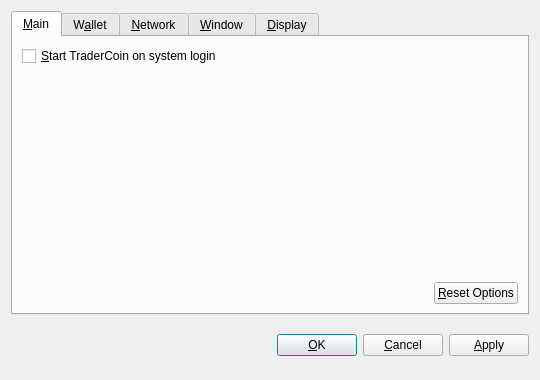
<?xml version="1.0" encoding="UTF-8"?>
<ui version="4.0">
 <class>OptionsDialog</class>
 <widget class="QDialog" name="OptionsDialog">
  <property name="geometry">
   <rect>
    <x>0</x>
    <y>0</y>
    <width>540</width>
    <height>380</height>
   </rect>
  </property>
  <property name="windowTitle">
   <string>Options</string>
  </property>
  <property name="modal">
   <bool>true</bool>
  </property>
  <layout class="QVBoxLayout" name="verticalLayout">
   <item>
    <widget class="QTabWidget" name="tabWidget">
     <property name="tabPosition">
      <enum>QTabWidget::North</enum>
     </property>
     <property name="currentIndex">
      <number>0</number>
     </property>
     <widget class="QWidget" name="tabMain">
      <attribute name="title">
       <string>&amp;Main</string>
      </attribute>
      <layout class="QVBoxLayout" name="verticalLayout_Main">
       <item>
        <widget class="QCheckBox" name="bitcoinAtStartup">
         <property name="toolTip">
          <string>Automatically start TraderCoin after logging in to the system.</string>
         </property>
         <property name="text">
          <string>&amp;Start TraderCoin on system login</string>
         </property>
        </widget>
       </item>
       <item>
        <spacer name="verticalSpacer_Main">
         <property name="orientation">
          <enum>Qt::Vertical</enum>
         </property>
         <property name="sizeHint" stdset="0">
          <size>
           <width>20</width>
           <height>40</height>
          </size>
         </property>
        </spacer>
       </item>
       <item>
        <layout class="QHBoxLayout" name="horizontalLayout_2_Main">
         <item>
          <spacer name="horizontalSpacer_2_Main">
           <property name="orientation">
            <enum>Qt::Horizontal</enum>
           </property>
           <property name="sizeHint" stdset="0">
            <size>
             <width>40</width>
             <height>20</height>
            </size>
           </property>
          </spacer>
         </item>
         <item>
          <widget class="QPushButton" name="resetButton">
           <property name="toolTip">
            <string>Reset all client options to default.</string>
           </property>
           <property name="text">
            <string>&amp;Reset Options</string>
           </property>
           <property name="autoDefault">
            <bool>false</bool>
           </property>
          </widget>
         </item>
        </layout>
       </item>
      </layout>
     </widget>
     <widget class="QWidget" name="tabWallet">
      <attribute name="title">
       <string>W&amp;allet</string>
      </attribute>
      <layout class="QVBoxLayout" name="verticalLayout_Network">
       <item>
        <widget class="QLabel" name="transactionFeeInfoLabel">
         <property name="text">
          <string>Optional transaction fee per kB that helps make sure your transactions are processed quickly. Most transactions are 1 kB.</string>
         </property>
         <property name="textFormat">
          <enum>Qt::PlainText</enum>
         </property>
         <property name="wordWrap">
          <bool>true</bool>
         </property>
        </widget>
       </item>
       <item>
        <layout class="QHBoxLayout" name="horizontalLayout_1_Main">
         <item>
          <widget class="QLabel" name="transactionFeeLabel">
           <property name="text">
            <string>Pay transaction &amp;fee</string>
           </property>
           <property name="textFormat">
            <enum>Qt::PlainText</enum>
           </property>
           <property name="buddy">
            <cstring>transactionFee</cstring>
           </property>
          </widget>
         </item>
         <item>
          <widget class="BitcoinAmountField" name="transactionFee"/>
         </item>
         <item>
          <spacer name="horizontalSpacer_1_Main">
           <property name="orientation">
            <enum>Qt::Horizontal</enum>
           </property>
           <property name="sizeHint" stdset="0">
            <size>
             <width>40</width>
             <height>20</height>
            </size>
           </property>
          </spacer>
         </item>
        </layout>
       </item>
       <item>
        <widget class="QLabel" name="label">
         <property name="text">
          <string>If you disable the spending of unconfirmed change, the change from a transaction cannot be used until that transaction has at least one confirmation. This also affects how your balance is computed.</string>
         </property>
         <property name="wordWrap">
          <bool>true</bool>
         </property>
        </widget>
       </item>
       <item>
        <widget class="QCheckBox" name="spendZeroConfChange">
         <property name="text">
          <string>Spend unconfirmed change  (experts only)</string>
         </property>
        </widget>
       </item>
       <item>
        <spacer name="verticalSpacer">
         <property name="orientation">
          <enum>Qt::Vertical</enum>
         </property>
         <property name="sizeHint" stdset="0">
          <size>
           <width>20</width>
           <height>40</height>
          </size>
         </property>
        </spacer>
       </item>
      </layout>
     </widget>
     <widget class="QWidget" name="tabNetwork">
      <attribute name="title">
       <string>&amp;Network</string>
      </attribute>
      <layout class="QVBoxLayout" name="verticalLayout_Network">
       <item>
        <widget class="QCheckBox" name="mapPortUpnp">
         <property name="toolTip">
          <string>Automatically open the TraderCoin client port on the router. This only works when your router supports UPnP and it is enabled.</string>
         </property>
         <property name="text">
          <string>Map port using &amp;UPnP</string>
         </property>
        </widget>
       </item>
       <item>
        <widget class="QCheckBox" name="connectSocks">
         <property name="toolTip">
          <string>Connect to the TraderCoin network through a SOCKS proxy (e.g. when connecting through Tor).</string>
         </property>
         <property name="text">
          <string>&amp;Connect through SOCKS proxy:</string>
         </property>
        </widget>
       </item>
       <item>
        <layout class="QHBoxLayout" name="horizontalLayout_Network">
         <item>
          <widget class="QLabel" name="proxyIpLabel">
           <property name="text">
            <string>Proxy &amp;IP:</string>
           </property>
           <property name="textFormat">
            <enum>Qt::PlainText</enum>
           </property>
           <property name="buddy">
            <cstring>proxyIp</cstring>
           </property>
          </widget>
         </item>
         <item>
          <widget class="QValidatedLineEdit" name="proxyIp">
           <property name="maximumSize">
            <size>
             <width>140</width>
             <height>16777215</height>
            </size>
           </property>
           <property name="toolTip">
            <string>IP address of the proxy (e.g. 127.0.0.1)</string>
           </property>
          </widget>
         </item>
         <item>
          <widget class="QLabel" name="proxyPortLabel">
           <property name="text">
            <string>&amp;Port:</string>
           </property>
           <property name="textFormat">
            <enum>Qt::PlainText</enum>
           </property>
           <property name="buddy">
            <cstring>proxyPort</cstring>
           </property>
          </widget>
         </item>
         <item>
          <widget class="QLineEdit" name="proxyPort">
           <property name="maximumSize">
            <size>
             <width>55</width>
             <height>16777215</height>
            </size>
           </property>
           <property name="toolTip">
            <string>Port of the proxy (e.g. 9050)</string>
           </property>
          </widget>
         </item>
         <item>
          <widget class="QLabel" name="socksVersionLabel">
           <property name="text">
            <string>SOCKS &amp;Version:</string>
           </property>
           <property name="textFormat">
            <enum>Qt::PlainText</enum>
           </property>
           <property name="buddy">
            <cstring>socksVersion</cstring>
           </property>
          </widget>
         </item>
         <item>
          <widget class="QValueComboBox" name="socksVersion">
           <property name="toolTip">
            <string>SOCKS version of the proxy (e.g. 5)</string>
           </property>
          </widget>
         </item>
         <item>
          <spacer name="horizontalSpacer_Network">
           <property name="orientation">
            <enum>Qt::Horizontal</enum>
           </property>
           <property name="sizeHint" stdset="0">
            <size>
             <width>40</width>
             <height>20</height>
            </size>
           </property>
          </spacer>
         </item>
        </layout>
       </item>
       <item>
        <spacer name="verticalSpacer_Network">
         <property name="orientation">
          <enum>Qt::Vertical</enum>
         </property>
         <property name="sizeHint" stdset="0">
          <size>
           <width>20</width>
           <height>40</height>
          </size>
         </property>
        </spacer>
       </item>
      </layout>
     </widget>
     <widget class="QWidget" name="tabWindow">
      <attribute name="title">
       <string>&amp;Window</string>
      </attribute>
      <layout class="QVBoxLayout" name="verticalLayout_Window">
       <item>
        <widget class="QCheckBox" name="minimizeToTray">
         <property name="toolTip">
          <string>Show only a tray icon after minimizing the window.</string>
         </property>
         <property name="text">
          <string>&amp;Minimize to the tray instead of the taskbar</string>
         </property>
        </widget>
       </item>
       <item>
        <widget class="QCheckBox" name="minimizeOnClose">
         <property name="toolTip">
          <string>Minimize instead of exit the application when the window is closed. When this option is enabled, the application will be closed only after selecting Quit in the menu.</string>
         </property>
         <property name="text">
          <string>M&amp;inimize on close</string>
         </property>
        </widget>
       </item>
       <item>
        <spacer name="verticalSpacer_Window">
         <property name="orientation">
          <enum>Qt::Vertical</enum>
         </property>
         <property name="sizeHint" stdset="0">
          <size>
           <width>20</width>
           <height>40</height>
          </size>
         </property>
        </spacer>
       </item>
      </layout>
     </widget>
     <widget class="QWidget" name="tabDisplay">
      <attribute name="title">
       <string>&amp;Display</string>
      </attribute>
      <layout class="QVBoxLayout" name="verticalLayout_Display">
       <item>
        <layout class="QHBoxLayout" name="horizontalLayout_1_Display">
         <item>
          <widget class="QLabel" name="langLabel">
           <property name="text">
            <string>User Interface &amp;language:</string>
           </property>
           <property name="textFormat">
            <enum>Qt::PlainText</enum>
           </property>
           <property name="buddy">
            <cstring>lang</cstring>
           </property>
          </widget>
         </item>
         <item>
          <widget class="QValueComboBox" name="lang">
           <property name="toolTip">
            <string>The user interface language can be set here. This setting will take effect after restarting TraderCoin.</string>
           </property>
          </widget>
         </item>
        </layout>
       </item>
       <item>
        <layout class="QHBoxLayout" name="horizontalLayout_2_Display">
         <item>
          <widget class="QLabel" name="unitLabel">
           <property name="text">
            <string>&amp;Unit to show amounts in:</string>
           </property>
           <property name="textFormat">
            <enum>Qt::PlainText</enum>
           </property>
           <property name="buddy">
            <cstring>unit</cstring>
           </property>
          </widget>
         </item>
         <item>
          <widget class="QValueComboBox" name="unit">
           <property name="toolTip">
            <string>Choose the default subdivision unit to show in the interface and when sending coins.</string>
           </property>
          </widget>
         </item>
        </layout>
       </item>
       <item>
        <widget class="QCheckBox" name="displayAddresses">
         <property name="toolTip">
          <string>Whether to show TraderCoin addresses in the transaction list or not.</string>
         </property>
         <property name="text">
          <string>&amp;Display addresses in transaction list</string>
         </property>
        </widget>
       </item>
       <item>
        <widget class="QCheckBox" name="coinControlFeatures">
         <property name="toolTip">
          <string>Whether to show coin control features or not.</string>
         </property>
         <property name="text">
          <string>Display coin &amp;control features (experts only!)</string>
         </property>
        </widget>
       </item>
       <item>
        <spacer name="verticalSpacer_Display">
         <property name="orientation">
          <enum>Qt::Vertical</enum>
         </property>
         <property name="sizeHint" stdset="0">
          <size>
           <width>20</width>
           <height>40</height>
          </size>
         </property>
        </spacer>
       </item>
      </layout>
     </widget>
    </widget>
   </item>
   <item>
    <layout class="QHBoxLayout" name="horizontalLayout_Buttons">
     <item>
      <spacer name="horizontalSpacer_1">
       <property name="orientation">
        <enum>Qt::Horizontal</enum>
       </property>
       <property name="sizeHint" stdset="0">
        <size>
         <width>40</width>
         <height>48</height>
        </size>
       </property>
      </spacer>
     </item>
     <item>
      <widget class="QLabel" name="statusLabel">
       <property name="font">
        <font>
         <weight>75</weight>
         <bold>true</bold>
        </font>
       </property>
       <property name="text">
        <string/>
       </property>
       <property name="textFormat">
        <enum>Qt::PlainText</enum>
       </property>
       <property name="wordWrap">
        <bool>true</bool>
       </property>
      </widget>
     </item>
     <item>
      <spacer name="horizontalSpacer_2">
       <property name="orientation">
        <enum>Qt::Horizontal</enum>
       </property>
       <property name="sizeHint" stdset="0">
        <size>
         <width>40</width>
         <height>48</height>
        </size>
       </property>
      </spacer>
     </item>
     <item>
      <widget class="QPushButton" name="okButton">
       <property name="text">
        <string>&amp;OK</string>
       </property>
      </widget>
     </item>
     <item>
      <widget class="QPushButton" name="cancelButton">
       <property name="text">
        <string>&amp;Cancel</string>
       </property>
       <property name="autoDefault">
        <bool>false</bool>
       </property>
      </widget>
     </item>
     <item>
      <widget class="QPushButton" name="applyButton">
       <property name="text">
        <string>&amp;Apply</string>
       </property>
       <property name="autoDefault">
        <bool>false</bool>
       </property>
      </widget>
     </item>
    </layout>
   </item>
  </layout>
 </widget>
 <customwidgets>
  <customwidget>
   <class>BitcoinAmountField</class>
   <extends>QSpinBox</extends>
   <header>bitcoinamountfield.h</header>
  </customwidget>
  <customwidget>
   <class>QValueComboBox</class>
   <extends>QComboBox</extends>
   <header>qvaluecombobox.h</header>
  </customwidget>
  <customwidget>
   <class>QValidatedLineEdit</class>
   <extends>QLineEdit</extends>
   <header>qvalidatedlineedit.h</header>
  </customwidget>
 </customwidgets>
 <resources/>
 <connections/>
</ui>
